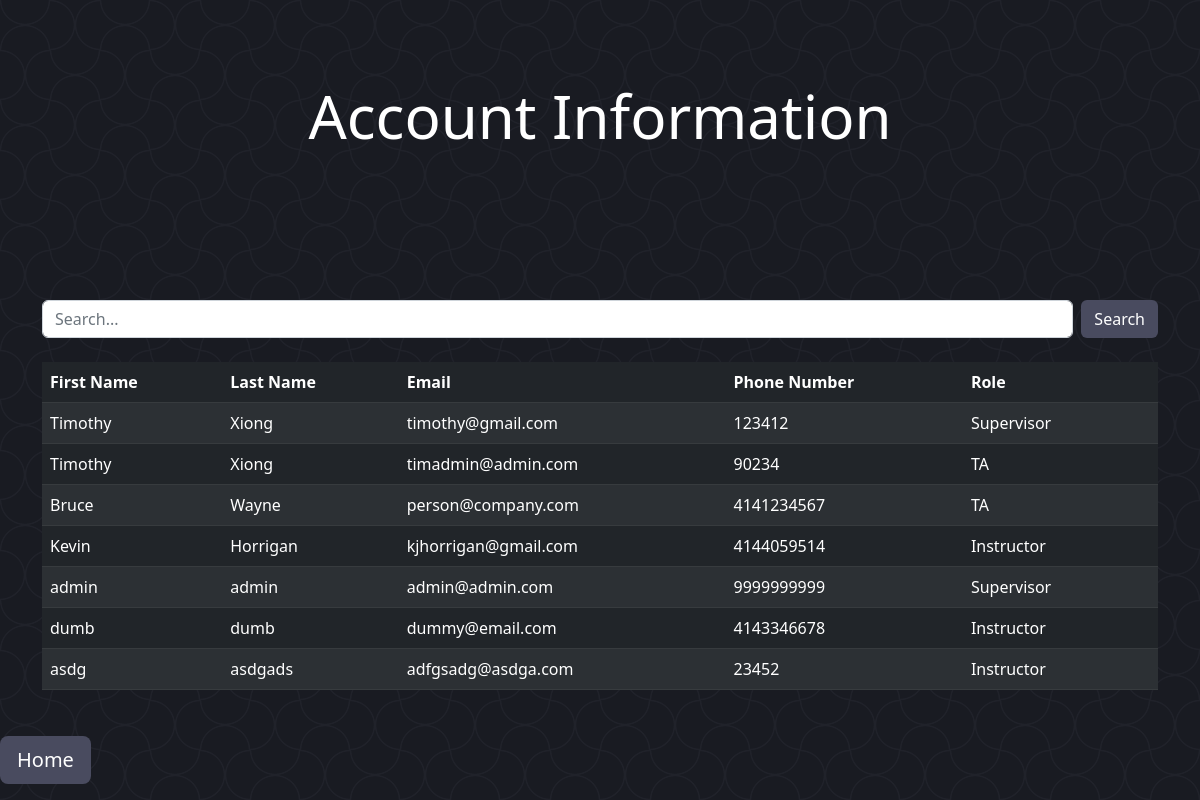
The app's page /users/ (signed in), older data.
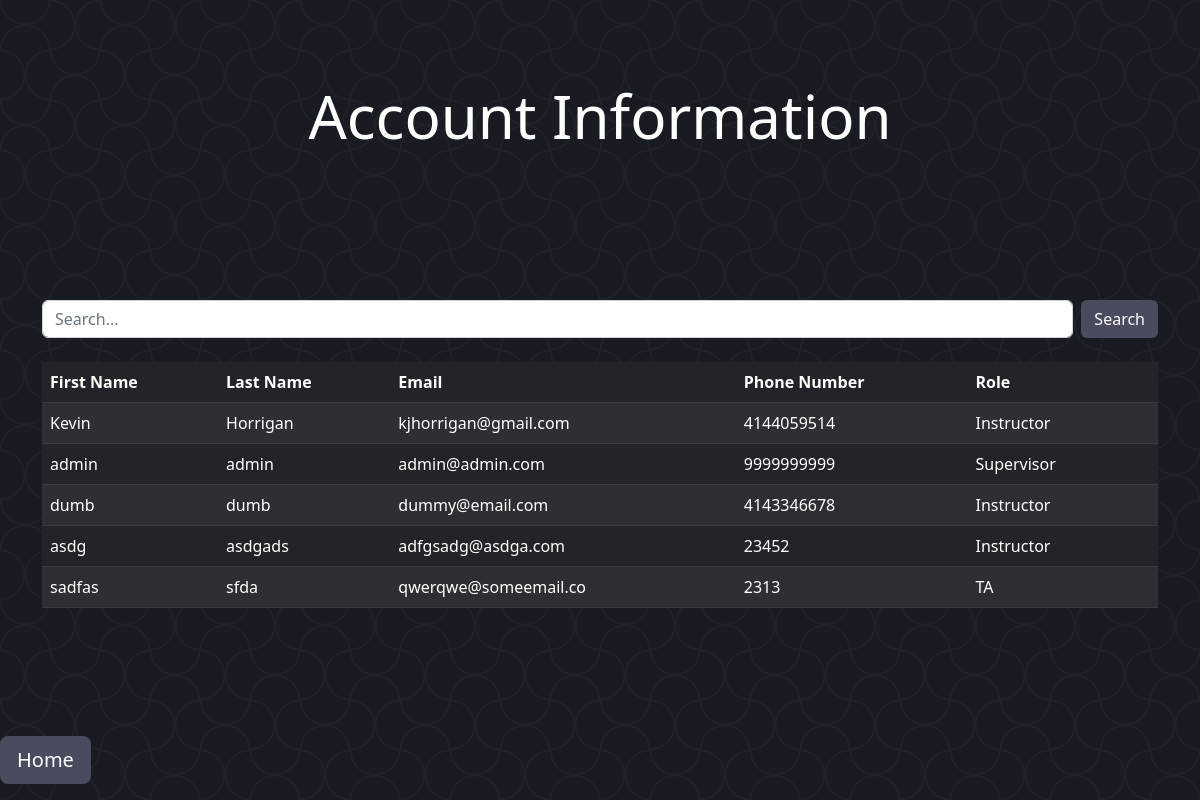
The same page, newer data.
### Management/models.py (models this page shows, shortened)
class User(models.Model):
    email = models.EmailField(max_length=20, primary_key=True)
    lName = models.CharField(max_length=30, null=True, default='')
    fName = models.CharField(max_length=30, null=True, default='')
    password = models.CharField(max_length=20)
    phone = models.CharField(max_length=15)
    role = models.PositiveSmallIntegerField(
        choices=(
            (1, "Supervisor"),
            (2, "Instructor"),
            (3, "TA")
        ))
    def getlName(self):
        return self.lName
    def getfName(self):
        return self.fName
    def getRole(self):
        role = self.role
        if role == 1:
            return "Supervisor"
        elif role == 2:
            return "Instructor"
        elif role == 3:
            return "TA"
        return

### Management/views.py (the view)
# urls.py: path('users/', users.as_view(), name='users'),
class users(ListView):
    model = User
    template_name = 'main/User/users.html'
    context_object_name = 'results'
    def get_queryset(self):
        query = self.request.GET.get('q', '')
        queryset = super().get_queryset()
        if query:
            queryset = queryset.filter(
                Q(fName__icontains=query) | Q(email__icontains=query) | Q(lName__icontains=query))
        return queryset
    def get_context_data(self, **kwargs):
        userRole = self.request.session['roleSession']
        context = super().get_context_data(**kwargs)
        context['query'] = self.request.GET.get('q', '')
        context['roleTemplate'] = userRole
        return context

### templates/main/User/users.html (shortened to what this page needs)
{% extends 'basePages.html' %}
    {% load crispy_forms_tags %}
    {% load crispy_forms_filters %}
{% block header %}
    Account Information
{% endblock header %}
{% block content %}
    <div class="container">
        <form class="d-flex" role="search" method="get" action="{% url 'users' %}">
            <input class="form-control me-2" type="text" name="q" value="{{ query }}" placeholder="Search...">
            <button class="btn" type="submit" style="color: white; background-color: #494b5f">Search</button>
        </form>
        <br>
        {% if results %}
            <table class="table table-dark table-striped" style="color: white">
                <thead>
                    <th scope="col">First Name</th>
                    <th scope="col">Last Name</th>
                    <th scope="col">Email</th>
                    <th scope="col">Phone Number</th>
                    <th scope="col">Role</th>
                    <th scope="col"></th>
                </thead>
                <tbody>
                    {% for result in results %}
                        <tr>
                            <td>{{ result.getfName }}</td>
                            <td>{{ result.getlName }}</td>
                            <td>{{ result.email }}</td>
                            <td>{{ result.phone }}</td>
                            <td>{{ result.getRole }}</td>
                            <td>
                            </td>
                        </tr>
                    {% endfor %}
                </tbody>
            </table>
        {% else %}
            <p>No results found.</p>
        {% endif %}
    </div>
{% endblock content %}

### templates/basePages.html (shortened to what this page needs)
{% load static %}
{% load django_bootstrap5 %}
<!DOCTYPE html>
<html lang="en">
<head>
    <link href="https://cdn.jsdelivr.net/npm/bootstrap@5.2.3/dist/css/bootstrap.min.css" rel="stylesheet">
</head>
<body>
    <div class="FlexContainer d-flex flex-column">
        <div class="HeaderContainer position-relative" style="height: 200px">
            <div class="Header position-absolute bottom-0 start-50 translate-middle">
                <h1 style="font-size: 60px">
                    {% block header %}
                    {% endblock header %}
                </h1>
            </div>
        </div>
        <div class="Spacer" style="height: 100px"></div>
        <div class="MainContent">
            {% block content %}
            {% endblock content %}
        </div>
        <div class="HomeButton position-absolute bottom-0 start-0 mb-3">
            <a class="btn btn-lg" href="{% url 'mainHome' %}" role="button" style="color: white; background-color: #494b5f">Home</a>
        </div>
    </div>
</body>
</html>

Row changes from the older to the newer data that the page shows:
removed User: getfName "Timothy", getlName "Xiong", email "timothy@gmail.com", phone "123412", getRole "Supervisor"
removed User: getfName "Timothy", getlName "Xiong", email "timadmin@admin.com", phone "90234", getRole "TA"
removed User: getfName "Bruce", getlName "Wayne", email "person@company.com", phone "4141234567", getRole "TA"
added User: getfName "sadfas", getlName "sfda", email "qwerqwe@someemail.co", phone "2313", getRole "TA"
